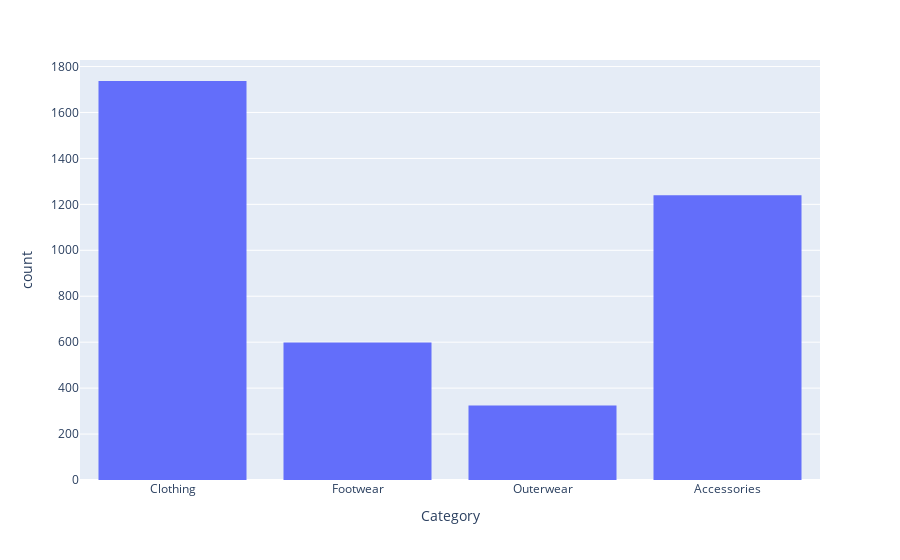

Notebook cell for this chart:
### Code cell
throwHistogram(df, 'Category')

### Figure 1 — Plotly figure (JSON) as saved in the notebook; plotly's stock layout.template omitted (floating-point values rounded to 4 significant figures; data arrays with more than 128 entries replaced by an {"elided": "..."} marker saying what was removed)
{"data": [{"alignmentgroup": "True", "bingroup": "x", "hovertemplate": "Category=%{x}<br>count=%{y}<extra></extra>", "legendgroup": "", "marker": {"color": "#636efa", "pattern": {"shape": ""}}, "name": "", "offsetgroup": "", "orientation": "v", "showlegend": false, "type": "histogram", "x": {"elided": "3900 str values"}, "xaxis": "x", "yaxis": "y"}], "layout": {"barmode": "relative", "legend": {"tracegroupgap": 0}, "margin": {"t": 60}, "xaxis": {"anchor": "y", "domain": [0, 1], "title": {"text": "Category"}}, "yaxis": {"anchor": "x", "domain": [0, 1], "title": {"text": "count"}}}}
